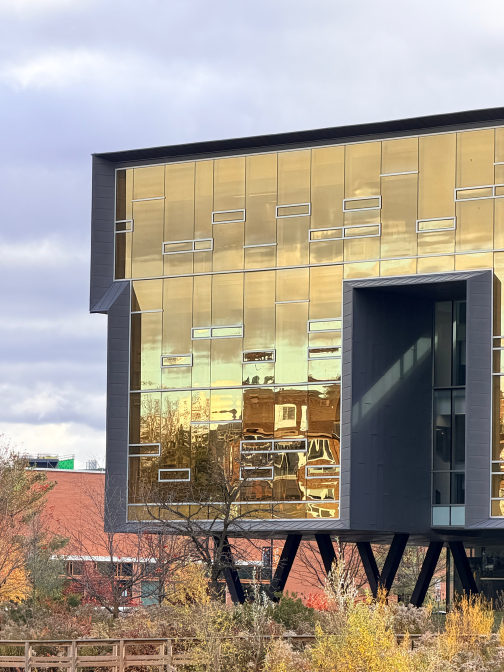
#> input picture A1/previews/IMG_8443.jpg, 1008 x 1344 px (shown at 1/2 size); its folder holds 4 pictures in this run
$ python prepare_correspondences.py
#> lines starting #> are read from the running program, lines starting #| are printed output that depends on the picture
"""Reproduce bounded local refinement of visually selected architectural points.

This is an annotation aid: each source location and approximate target location
is explicitly selected in manual_seeds.json. It does not discover features,
search across an image, estimate a homography, or reject points by model error.
OpenCV is used only for reading grayscale pixels and local normalized correlation.
"""
import json
from pathlib import Path
import cv2
import numpy as np
from PIL import Image

ROOT = Path(__file__).resolve().parent


def preview_to_original(points, original_size, preview_size=(1008, 1344)):
    """Convert preview pixel centers to the corresponding original pixel centers."""
    return (np.asarray(points, dtype=float) + .5) * (np.asarray(original_size) / preview_size) - .5


def refine_scaled_target(source, target, source_point, target_seed, scale, radius=32, half_patch=15):
    """Refine a manually identified pair using a scaled local template, not a warp."""
    x, y = np.rint(source_point).astype(int)
    h = half_patch
    if x-h < 0 or y-h < 0 or x+h >= source.shape[1] or y+h >= source.shape[0]:
        raise ValueError('Source annotation patch is outside the preview.')
    size = max(3, int(round((2*h+1)*scale)) | 1)
    patch = Image.fromarray(np.asarray(source[y-h:y+h+1, x-h:x+h+1], dtype=np.float32))
    patch = np.asarray(patch.resize((size, size), Image.Resampling.BICUBIC))
    mid = size//2
    return refine_target(patch, target, [mid, mid], target_seed, radius=radius, half_patch=mid)


def refine_target(source, target, source_point, target_seed, radius=48, half_patch=25):
    """NCC-refine one target seed inside a fixed square; return xy, score, boundary."""
    sx, sy = np.rint(source_point).astype(int)
    tx, ty = np.rint(target_seed).astype(int)
    r, h = int(radius), int(half_patch)
    if r < 1 or h < 1:
        raise ValueError("Search radius and patch half width must be positive.")
    if sx-h < 0 or sy-h < 0 or sx+h >= source.shape[1] or sy+h >= source.shape[0]:
        raise ValueError("Source patch is outside image bounds.")
    # Restrict a search near a border to the available pixels; never pad pixels.
    x0, y0 = max(h, tx-r), max(h, ty-r)
    x1, y1 = min(target.shape[1]-h-1, tx+r), min(target.shape[0]-h-1, ty+r)
    if x1 < x0 or y1 < y0:
        raise ValueError("Target search region is outside image bounds.")
    patch = np.asarray(source[sy-h:sy+h+1, sx-h:sx+h+1], dtype=np.float32)
    if patch.std() < 1e-6:
        raise ValueError("Source patch has no texture; select a different architectural point.")
    region = np.asarray(target[y0-h:y1+h+1, x0-h:x1+h+1], dtype=np.float32)
    scores = cv2.matchTemplate(region, patch, cv2.TM_CCOEFF_NORMED)
    iy, ix = np.unravel_index(np.argmax(scores), scores.shape)
    boundary = ix in (0, scores.shape[1]-1) or iy in (0, scores.shape[0]-1)
    dx = dy = 0.
    if not boundary:
        for axis in (0, 1):
            minus = scores[iy-1, ix] if axis == 0 else scores[iy, ix-1]
            center = scores[iy, ix]
            plus = scores[iy+1, ix] if axis == 0 else scores[iy, ix+1]
            denominator = minus - 2 * center + plus
            offset = float(.5 * (minus-plus) / denominator) if abs(denominator) > 1e-8 else 0.
            if axis == 0:
                dy = float(np.clip(offset, -.5, .5))
            else:
                dx = float(np.clip(offset, -.5, .5))
    return [float(x0+ix+dx), float(y0+iy+dy)], float(scores[iy, ix]), bool(boundary)


def main():
    data = json.loads((ROOT/'manual_seeds.json').read_text(encoding='utf-8'))
#> (reads A2/manual_seeds.json from the repository)
    data['refinement'] = {'method': 'Bounded local grayscale NCC with manually seeded per-pair template scale; quadratic subpixel peak',
                          'preview_size': [1008, 1344], 'base_patch_size_px': 31, 'search_radius_preview_px': 32,
                          'scope': 'Refines the manually seeded target only; no feature detector, global matcher, RANSAC, or H-based filtering.'}
    for pair in data['pairs']:
        if pair.get('status') == 'insufficient_overlap':
            print(pair['id'], 'UNSOLVED:', pair['reason'])
            continue
        src = cv2.imread(str(ROOT.parent/'A1'/'previews'/pair['source']), cv2.IMREAD_GRAYSCALE)
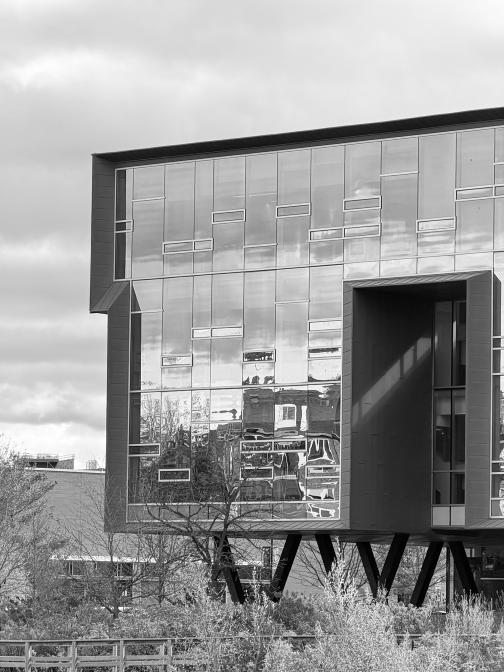
#> src: shape (1344, 1008) (shown at 1/2 size); min 0, max 255, mean 153.4
        dst = cv2.imread(str(ROOT.parent/'A1'/'previews'/pair['target']), cv2.IMREAD_GRAYSCALE)
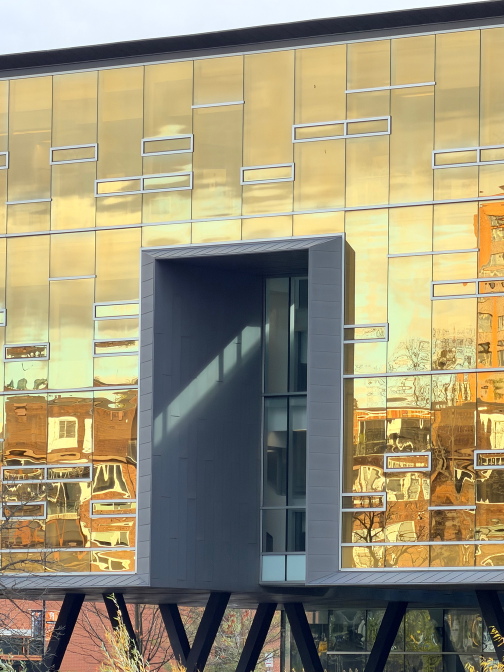
#> input picture A1/previews/IMG_8444.jpg, 1008 x 1344 px (shown at 1/2 size)
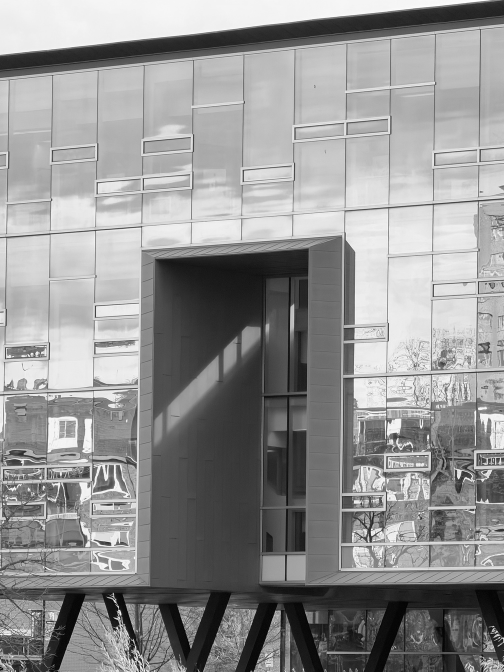
#> dst: shape (1344, 1008) (shown at 1/2 size); min 0, max 255, mean 146.3
        if src is None or dst is None:
            raise FileNotFoundError(f"Missing A1 image for {pair['id']}")
        for point in pair['points']:
            xy, score, boundary = refine_scaled_target(src, dst, point['source_seed'], point['target_seed'],
                                                      pair['template_scale'], radius=pair.get('search_radius',32),
                                                      half_patch=pair.get('half_patch',15))
            point.update(source=preview_to_original(point['source_seed'], pair['source_size']).tolist(),
                         target=preview_to_original(xy, pair['target_size']).tolist(),
                         source_preview=point['source_seed'], target_preview=xy,
                         ncc=score, search_boundary=boundary)
#> this loop made 16 passes
#> (xy, score) on passes 1 to 12: ([284.3, 284.2], 0.929), ([383.3, 275.1], 0.917), ([284.3, 314.1], 0.916), ([383.3, 306.3], 0.897), ([193, 361.1], 0.867), ([383.3, 345.4], 0.883), ([193.1, 392.4], 0.758), ([383.2, 379.6], 0.895), ([188.2, 1003], 0.927), ([275.2, 1000.1], 0.909), ([188.8, 681.3], 0.937), ([275.7, 677.2], 0.956)
#> pass 1, in refine_scaled_target, `patch = Image.fromarray(np.asarray(source[y-h:y+h+1, x-h:x+h+1], dtype..`:
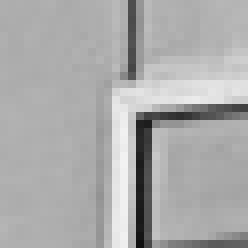
#> patch: PIL image 31x31 F (shown 8 times larger); min 15, max 242, mean 171.2
#> pass 1, in refine_scaled_target, `patch = np.asarray(patch.resize((size, size), Image.Resampling.BICUBIC))`:
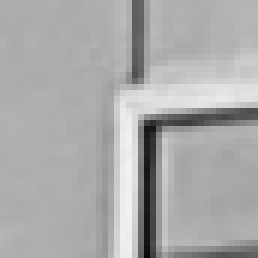
#> patch: shape (43, 43) float32 (shown 6 times larger); min 11.36, max 242.5, mean 171.2
#> pass 1, in refine_target, `region = np.asarray(target[y0-h:y1+h+1, x0-h:x1+h+1], dtype=np.float32)`:
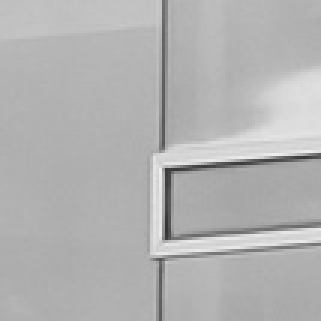
#> region: shape (107, 107) float32 (shown 3 times larger); min 52, max 238, mean 178.5
#> pass 1, in refine_target, `scores = cv2.matchTemplate(region, patch, cv2.TM_CCOEFF_NORMED)`:
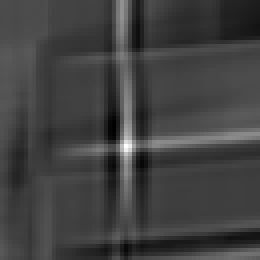
#> scores: shape (65, 65) float32 (shown 4 times larger); min -0.326, max 0.929, mean -0.00214; drawn with min black and max white
        print(pair['id'], 'NCC min',round(min(p['ncc'] for p in pair['points']),3),
              'boundary IDs',[p['id'] for p in pair['points'] if p['search_boundary']],
              'NCC<0.75',[(p['id'],round(p['ncc'],3)) for p in pair['points'] if p['ncc']<.75])
#> pass 2 of the loop in main, `for pair in data['pairs']:`:
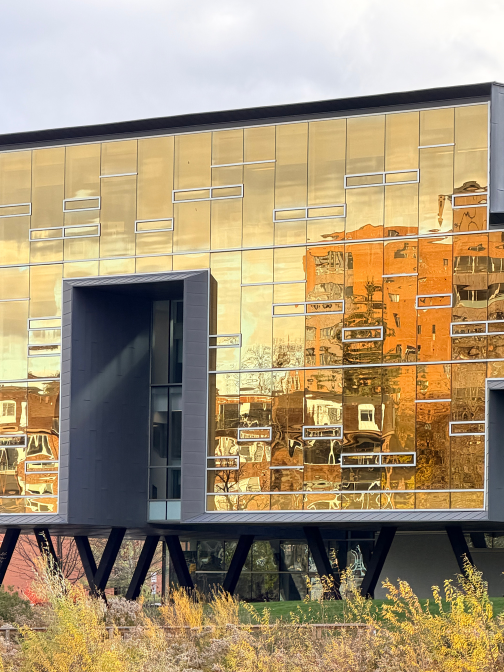
#> input picture A1/previews/IMG_8445.jpg, 1008 x 1344 px (shown at 1/2 size)
#> the loop in main, `for point in pair['points']:` made 16 passes
#> (xy, score) on passes 1 to 8: ([127, 399.1], 0.97), ([199.3, 393.8], 0.905), ([344.7, 383.1], 0.896), ([487.1, 367.2], 0.948), ([271.5, 443.3], 0.834), ([347.4, 436.7], 0.824), ([58.72, 460.2], 0.889), ([199.9, 448], 0.977)
#> pass 1, in refine_target (call 17), `region = np.asarray(target[y0-h:y1+h+1, x0-h:x1+h+1], dtype=np.float32)`:
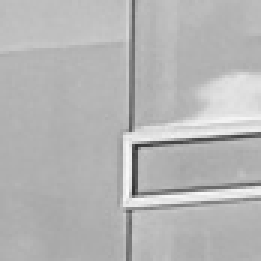
#> region: shape (87, 87) float32 (shown 3 times larger); min 49, max 249, mean 181.2
#> pass 1, in refine_target (call 17), `scores = cv2.matchTemplate(region, patch, cv2.TM_CCOEFF_NORMED)`:
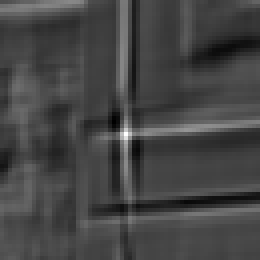
#> scores: shape (65, 65) float32 (shown 4 times larger); min -0.363, max 0.97, mean -0.00044; drawn with min black and max white
#> pass 3 of the loop in main, `for pair in data['pairs']:`:
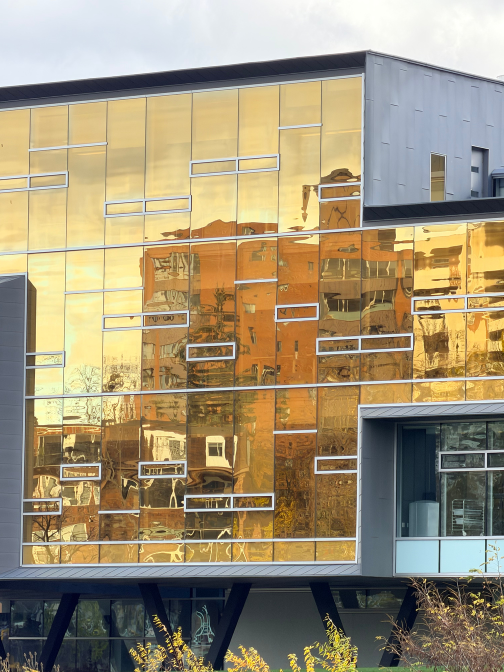
#> input picture A1/previews/IMG_8446.jpg, 1008 x 1344 px (shown at 1/2 size)
#> the loop in main, `for point in pair['points']:` made 16 passes
#> (xy, score) on passes 1 to 8: ([380.8, 324.1], 0.883), ([558.1, 308.1], 0.951), ([380.7, 350.5], 0.842), ([558, 340.5], 0.908), ([209.8, 407.8], 0.911), ([381.7, 392.5], 0.901), ([209.8, 434.2], 0.861), ([381.7, 424.8], 0.892)
#> pass 1, in refine_target (call 33), `region = np.asarray(target[y0-h:y1+h+1, x0-h:x1+h+1], dtype=np.float32)`:
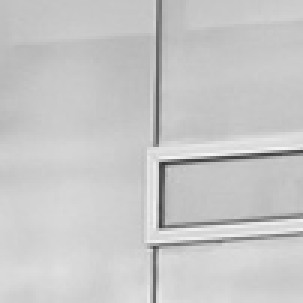
#> region: shape (101, 101) float32 (shown 3 times larger); min 54, max 245, mean 199.5
#> pass 1, in refine_target (call 33), `scores = cv2.matchTemplate(region, patch, cv2.TM_CCOEFF_NORMED)`:
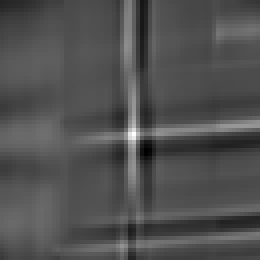
#> scores: shape (65, 65) float32 (shown 4 times larger); min -0.386, max 0.883, mean 0.0175; drawn with min black and max white
#> the loop made 4 passes; the first 3 are shown
    (ROOT/'correspondences.json').write_text(json.dumps(data,indent=2), encoding='utf-8')


if __name__ == '__main__':
#> (the run stopped early here; a loop or call above may not have finished)
